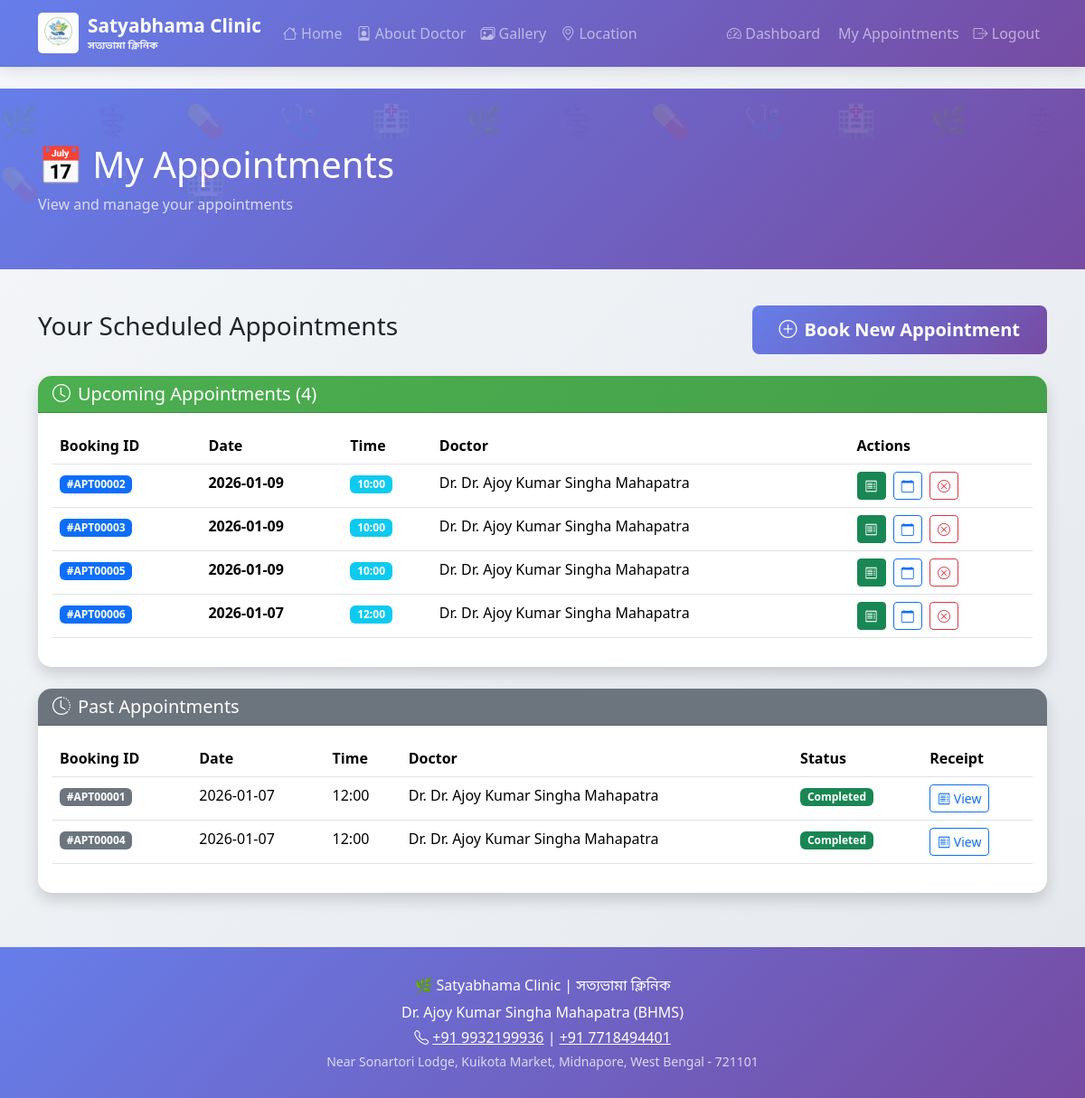
The page /patient/appointments (signed in) on the database its author committed.
### tables this page shows
CREATE TABLE appointments (
                id INTEGER PRIMARY KEY AUTOINCREMENT,
                patient_id INTEGER NOT NULL,
                doctor_id INTEGER NOT NULL,
                appointment_date DATE NOT NULL,
                appointment_time TIME NOT NULL,
                duration INTEGER DEFAULT 30,
                status TEXT DEFAULT 'scheduled',
                reason TEXT,
                created_at TIMESTAMP DEFAULT CURRENT_TIMESTAMP,
                updated_at TIMESTAMP DEFAULT CURRENT_TIMESTAMP,
                cancelled_at TIMESTAMP,
                cancellation_reason TEXT,
                FOREIGN KEY (patient_id) REFERENCES users(id),
                FOREIGN KEY (doctor_id) REFERENCES users(id)
            );

CREATE TABLE users (
                id INTEGER PRIMARY KEY AUTOINCREMENT,
                name TEXT NOT NULL,
                email TEXT UNIQUE NOT NULL,
                password TEXT NOT NULL,
                phone TEXT,
                age INTEGER,
                gender TEXT,
                role TEXT DEFAULT 'patient',
                doctor_notes TEXT,
                notes_updated TIMESTAMP,
                created_at TIMESTAMP DEFAULT CURRENT_TIMESTAMP
            );

### app/main.py (the view)
@app.route("/patient/appointments")
def patient_appointments():
    if "user" not in session or session["user"]["role"] != "patient":
        flash("Please login as patient", "warning")
        return redirect(url_for("login"))
    patient_id = session["user"]["id"]
    appointments = get_patient_appointments(patient_id)
    today = date.today()
    today_str = today.strftime('%Y-%m-%d')
    upcoming = []
    past = []
    for a in appointments:
        appt_date = a['appointment_date']
        if isinstance(appt_date, str):
            appt_date_str = appt_date
        else:
            appt_date_str = appt_date.strftime('%Y-%m-%d') if hasattr(appt_date, 'strftime') else str(appt_date)
        if appt_date_str >= today_str and a['status'] == 'scheduled':
            upcoming.append(a)
        else:
            past.append(a)
    return render_template("patient/appointments.html", upcoming=upcoming, past=past)

### app/database_local.py (called while the page is built)
def get_db_connection():
    try:
        conn = sqlite3.connect(DB_FILE)
        conn.row_factory = sqlite3.Row
        return conn
    except Exception as e:
        print(f"Database connection error: {e}")
        return None

def get_patient_appointments(patient_id):
    conn = get_db_connection()
    if not conn:
        return []
    try:
        cursor = conn.cursor()
        cursor.execute("""
            SELECT a.*, u.name as doctor_name, u.email as doctor_email
            FROM appointments a
            JOIN users u ON a.doctor_id = u.id
            WHERE a.patient_id = ?
            ORDER BY a.appointment_date DESC, a.appointment_time DESC
        """, (patient_id,))
        rows = cursor.fetchall()
        columns = [desc[0] for desc in cursor.description]
        return [dict(zip(columns, row)) for row in rows]
    except Exception as e:
        print(f"❌ Error loading patient appointments: {e}")
        return []
    finally:
        conn.close()

### app/main.py (called while the page is built)
@app.after_request
def add_security_headers(response):
    response.headers['Cache-Control'] = 'no-store, no-cache, must-revalidate'
    response.headers['X-Content-Type-Options'] = 'nosniff'
    response.headers['X-Frame-Options'] = 'SAMEORIGIN'
    return response

### app/templates/patient/appointments.html (shortened to what this page needs)
{% extends "base.html" %}
{% block content %}
<div class="medical-header">
    <div class="container">
        <h1>📅 My Appointments</h1>
        <p class="mb-0 opacity-75">View and manage your appointments</p>
    </div>
</div>
<div class="container">
    <div class="d-flex justify-content-between align-items-center mb-4">
        <h3>Your Scheduled Appointments</h3>
        <a href="{{ url_for('book_appointment') }}" class="btn btn-primary btn-lg">
            <i class="bi bi-plus-circle me-2"></i>Book New Appointment
        </a>
    </div>
    <div class="card shadow mb-4" style="border-radius: 15px; border: none;">
        <div class="card-header text-white" style="background: linear-gradient(135deg, #4caf50, #45a049); border-radius: 15px 15px 0 0;">
            <h5 class="mb-0"><i class="bi bi-clock me-2"></i>Upcoming Appointments ({{ upcoming|length }})</h5>
        </div>
        <div class="card-body">
            {% if upcoming %}
            <div class="table-responsive">
                <table class="table table-hover">
                    <thead>
                        <tr>
                            <th>Booking ID</th>
                            <th>Date</th>
                            <th>Time</th>
                            <th>Doctor</th>
                            <th>Actions</th>
                        </tr>
                    </thead>
                    <tbody>
                        {% for appt in upcoming %}
                        <tr>
                            <td><span class="badge bg-primary">#APT{{ '%05d' % appt.id }}</span></td>
                            <td><strong>{{ appt.appointment_date }}</strong></td>
                            <td><span class="badge bg-info">{{ appt.appointment_time }}</span></td>
                            <td>Dr. {{ appt.doctor_name }}</td>
                            <td>
                                <a href="{{ url_for('appointment_receipt', appointment_id=appt.id) }}"
                                   class="btn btn-sm btn-success me-1" title="View Receipt">
                                    <i class="bi bi-receipt"></i>
                                </a>
                                <a href="{{ url_for('reschedule_appointment_route', appointment_id=appt.id) }}"
                                   class="btn btn-sm btn-outline-primary me-1" title="Reschedule">
                                    <i class="bi bi-calendar"></i>
                                </a>
                                <button class="btn btn-sm btn-outline-danger" onclick="cancelAppointment({{ appt.id }})" title="Cancel">
                                    <i class="bi bi-x-circle"></i>
                                </button>
                            </td>
                        </tr>
                        {% endfor %}
                    </tbody>
                </table>
            </div>
            {% endif %}
        </div>
    </div>
    <div class="card shadow" style="border-radius: 15px; border: none;">
        <div class="card-header bg-secondary text-white" style="border-radius: 15px 15px 0 0;">
            <h5 class="mb-0"><i class="bi bi-clock-history me-2"></i>Past Appointments</h5>
        </div>
        <div class="card-body">
            {% if past %}
            <div class="table-responsive">
                <table class="table">
                    <thead>
                        <tr><th>Booking ID</th><th>Date</th><th>Time</th><th>Doctor</th><th>Status</th><th>Receipt</th></tr>
                    </thead>
                    <tbody>
                        {% for appt in past %}
                        <tr>
                            <td><span class="badge bg-secondary">#APT{{ '%05d' % appt.id }}</span></td>
                            <td>{{ appt.appointment_date }}</td>
                            <td>{{ appt.appointment_time }}</td>
                            <td>Dr. {{ appt.doctor_name }}</td>
                            <td>
                                {% if appt.status == 'completed' %}
                                <span class="badge bg-success">Completed</span>
                                {% elif appt.status == 'cancelled' %}
                                <span class="badge bg-danger">Cancelled</span>
                                {% else %}
                                <span class="badge bg-secondary">{{ appt.status }}</span>
                                {% endif %}
                            </td>
                            <td>
                                <a href="{{ url_for('appointment_receipt', appointment_id=appt.id) }}" class="btn btn-sm btn-outline-primary">
                                    <i class="bi bi-receipt"></i> View
                                </a>
                            </td>
                        </tr>
                        {% endfor %}
                    </tbody>
                </table>
            </div>
            {% else %}
            <p class="text-muted text-center py-3 mb-0">No past appointments.</p>
            {% endif %}
        </div>
    </div>
</div>
{% endblock %}

### app/templates/base.html (style rules this page uses)
:root { --primary-purple: #667eea; --secondary-purple: #764ba2; --accent-gold: #c9a227; }
body { font-family: 'Segoe UI', Tahoma, Geneva, Verdana, sans-serif; background: linear-gradient(135deg, #f5f7fa 0%, #e4e8ec 100%); min-height: 100vh; }
.btn-primary { background: linear-gradient(135deg, var(--primary-purple), var(--secondary-purple)); border: none; padding: 12px 30px; font-weight: 600; }
.card { border: none; border-radius: 20px; box-shadow: 0 10px 40px rgba(0,0,0,0.08); }
.medical-header { background: linear-gradient(135deg, var(--primary-purple) 0%, var(--secondary-purple) 100%); color: white; padding: 60px 0; margin-bottom: 40px; position: relative; overflow: hidden; }
.medical-header::before { content: "🌿 ⚕️ 💊 🩺 🏥 🌿 ⚕️ 💊 🩺 🏥 🌿 ⚕️ 💊 🩺 🏥"; position: absolute; top: 0; left: 0; right: 0; bottom: 0; font-size: 35px; opacity: 0.1; letter-spacing: 25px; line-height: 70px; pointer-events: none; }

### rows shown on the page
appointments: id "00002", appointment_date "2026-01-09", appointment_time "10:00", doctor_name "Dr. Ajoy Kumar Singha Mahapatra"
appointments: id "00003", appointment_date "2026-01-09", appointment_time "10:00", doctor_name "Dr. Ajoy Kumar Singha Mahapatra"
appointments: id "00005", appointment_date "2026-01-09", appointment_time "10:00", doctor_name "Dr. Ajoy Kumar Singha Mahapatra"
appointments: id "00006", appointment_date "2026-01-07", appointment_time "12:00", doctor_name "Dr. Ajoy Kumar Singha Mahapatra"
appointments: id "00001", appointment_date "2026-01-07", appointment_time "12:00", doctor_name "Dr. Ajoy Kumar Singha Mahapatra", status "Completed"
appointments: id "00004", appointment_date "2026-01-07", appointment_time "12:00", doctor_name "Dr. Ajoy Kumar Singha Mahapatra", status "Completed"

### other values the page prints
{{ upcoming|length }} "4"
